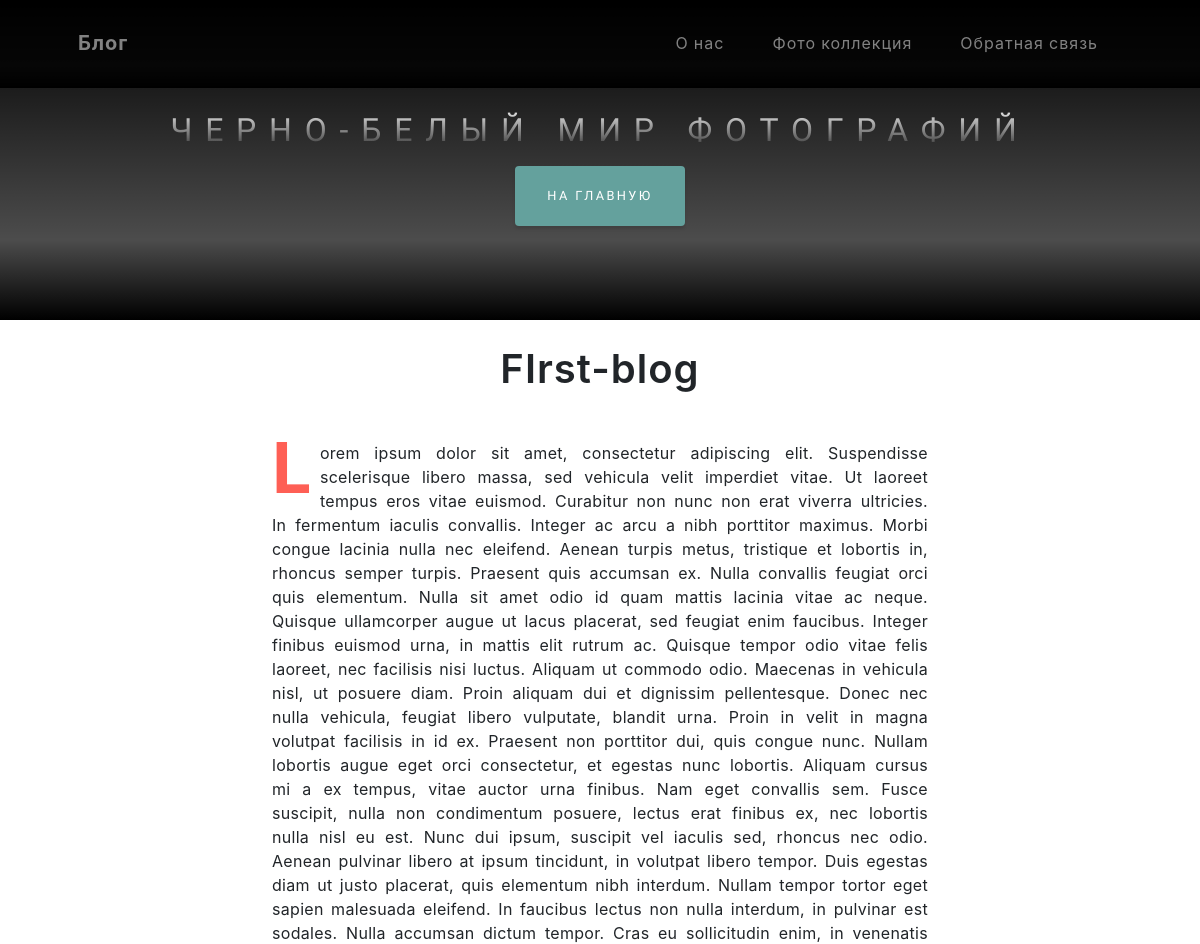
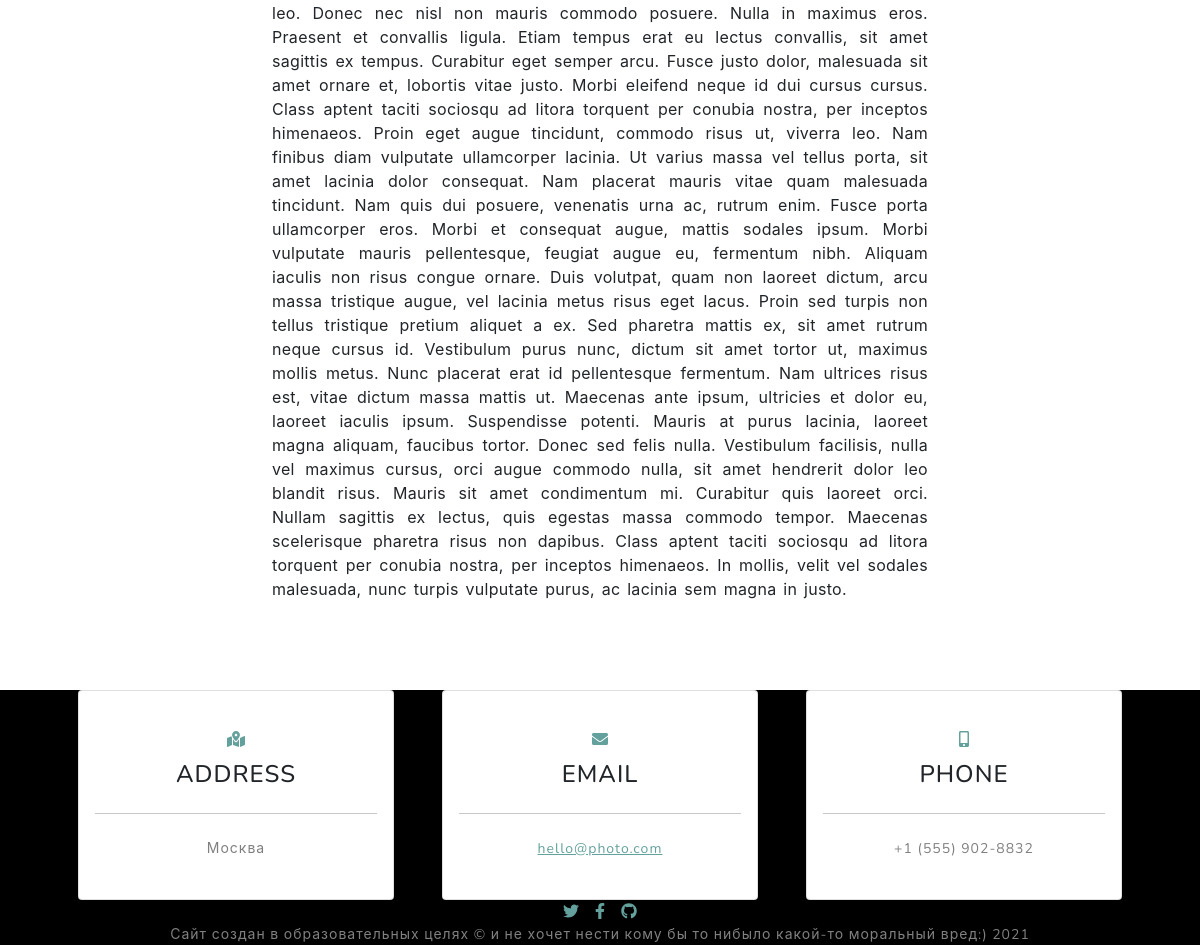
/blog/first-blog/, run on the app's committed database (2 pictures, top to bottom).
### sitephoto/models.py (models this page shows, shortened)
class Blog(models.Model):
    name = models.CharField(max_length=255, verbose_name='Название блога')
    slug = models.SlugField(unique=True, verbose_name='Слаг для блога')
    description = models.TextField(verbose_name='Текст для блога')
    blog_image = models.ImageField(upload_to='blog_image/', verbose_name='Изображение для блога')
    date = models.DateField(auto_now_add=True, verbose_name='Время публикации')
    draft = models.BooleanField(default=True, verbose_name='Чероновик')
    class Meta:
        ordering = ['-date']
        verbose_name = 'Блог'
        verbose_name_plural = 'Блоги'

### sitephoto/views.py (the view)
# urls.py: path('blog/<slug:slug>/', BlogDetail.as_view(), name='blog_detail'),
class BlogDetail(DetailView):
    model = Blog
    template_name = 'blog/blog_detail_view.html'
    context_object_name = 'blog'

### sitephoto/templates/blog/blog_detail_view.html (shortened to what this page needs)
{% extends 'photo.html' %}
{% block content %}
<header class="masthead">
    <div class="container px-4 px-lg-5 d-flex h-100 align-items-center justify-content-center">
        <div class="d-flex justify-content-center">
            <div class="text-center">
                <h2 class="mx-auto my-3 text-uppercase">Черно-белый мир фотографий</h2>
                <a class="btn btn-primary" href="{%  url 'base_view'  %}">на главную</a>
            </div>
        </div>
    </div>
</header>
<bodys>
    <h1>{{ blog.name }}</h1>
    <hrs>
        <div class="containers">
            <p>{{ blog.description }}</p>
        </div>
    </hrs>
</bodys>
{% endblock %}

### data on the page
Blog: name "FIrst-blog", description "Lorem ipsum dolor sit amet, consectetur adipiscing elit. Suspendisse scelerisque libero massa, sed vehicula velit imperdiet vitae. Ut laoreet tempus eros vitae euismod. Curabitur non nunc non erat viverra ultricies. In fermentum iaculis convallis. Integer ac arcu a nibh porttitor maximus. Morbi congue lacinia nulla nec eleifend. Aenean turpis metus, tristique et lobortis in, rhoncus semper turpis. Praesent quis accumsan ex. Nulla convallis feugiat orci quis elementum. Nulla sit amet odio id quam mattis lacinia vitae ac neque. Quisque ullamcorper augue ut lacus placerat, sed feugiat enim faucibus. Integer finibus euismod urna, in mattis elit rutrum ac. Quisque tempor odio vitae felis…"
